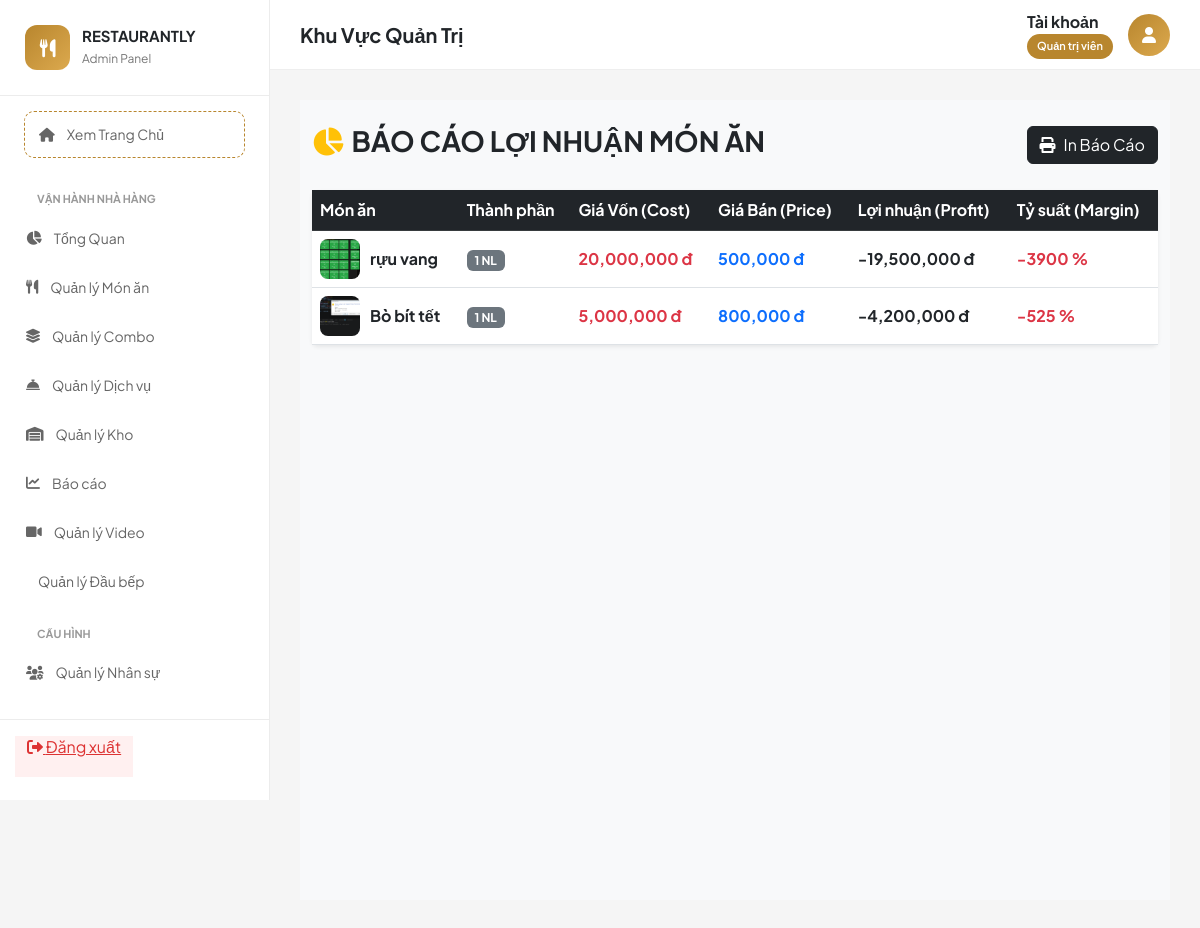
/admin/controllers/ReportCostController.php (signed in), run on an earlier commit of the app's database.
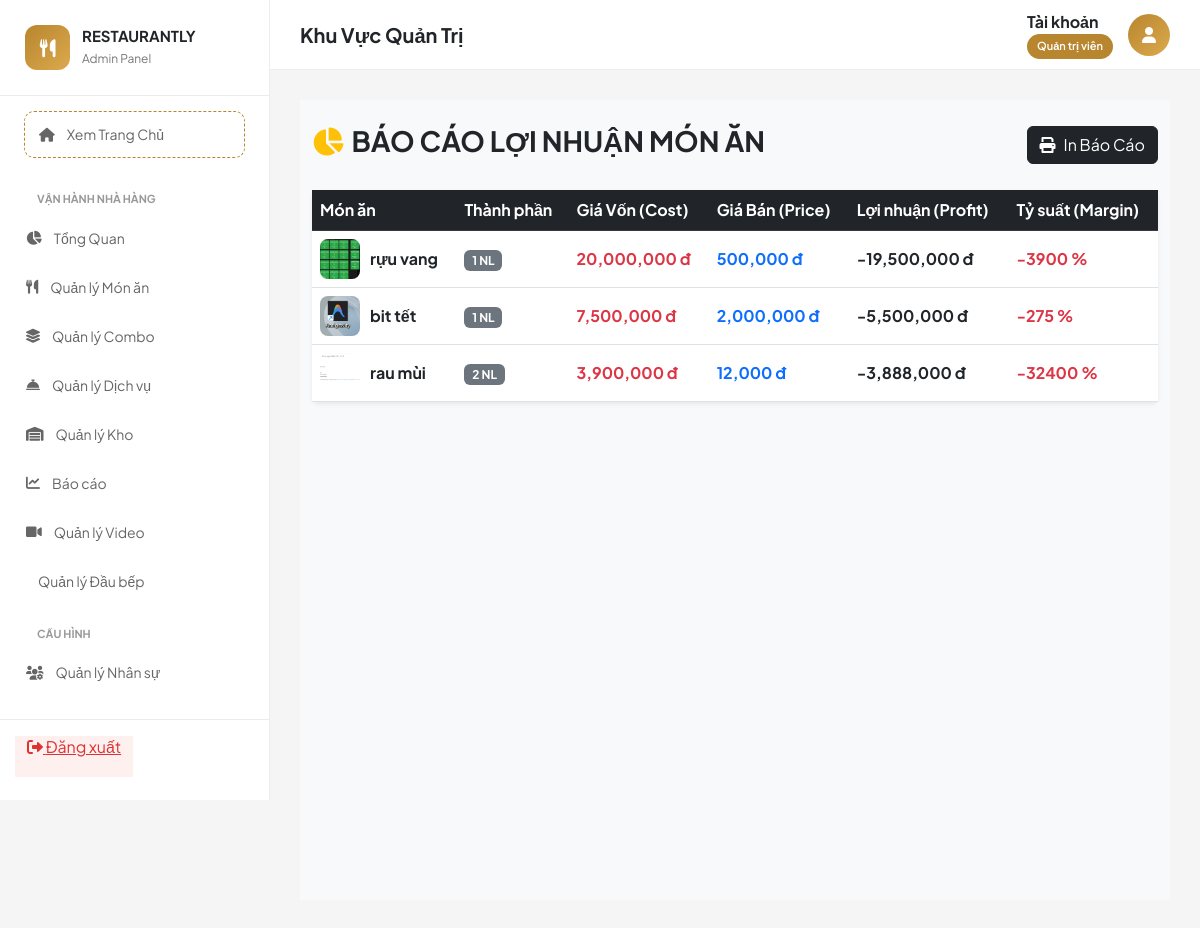
And on a later commit of the database.
### tables this page shows
CREATE TABLE `foods` (
  `id` int(11) NOT NULL,
  `category_id` int(11) DEFAULT NULL,
  `name` varchar(255) NOT NULL,
  `price` decimal(15,2) NOT NULL,
  `image` varchar(255) DEFAULT NULL,
  `description` text DEFAULT NULL,
  `status` tinyint(1) DEFAULT 1,
  `is_active` tinyint(1) NOT NULL DEFAULT 1
);

### admin/controllers/ReportCostController.php (called while the page is built, shortened)
<?php
$db = (new Database())->getConnection();
$sql = "
    SELECT
        f.id,
        f.name as food_name,
        f.price as selling_price,
        f.image,
        COALESCE(SUM(r.quantity_required * i.cost_price), 0) as real_cost,
        COUNT(r.ingredient_id) as ingredient_count
    FROM foods f
    LEFT JOIN food_recipes r ON f.id = r.food_id
    LEFT JOIN inventory i ON r.ingredient_id = i.id
    WHERE f.is_active = 1
    GROUP BY f.id
    ORDER BY (f.price - COALESCE(SUM(r.quantity_required * i.cost_price), 0)) ASC
";
$food_costs = $db->query($sql)->fetchAll(PDO::FETCH_ASSOC);
require_once __DIR__ . '/../views/reports/food_cost_view.php';
?>

### admin/views/reports/food_cost_view.php (the view)
<?php
include __DIR__ . '/../../../public/admin_layout_header.php';
?>
<div class="container-fluid py-4 bg-light min-vh-100">
    <div class="d-flex justify-content-between align-items-center mb-4">
        <h3 class="fw-bold text-uppercase"><i class="fas fa-chart-pie me-2 text-warning"></i>Báo Cáo Lợi Nhuận Món Ăn</h3>
        <button class="btn btn-dark" onclick="window.print()"><i class="fas fa-print me-2"></i>In Báo Cáo</button>
    </div>
    <div class="card shadow-sm border-0">
        <table class="table table-hover align-middle mb-0">
            <thead class="table-dark">
                <tr>
                    <th>Món ăn</th>
                    <th>Thành phần</th>
                    <th>Giá Vốn (Cost)</th>
                    <th>Giá Bán (Price)</th>
                    <th>Lợi nhuận (Profit)</th>
                    <th>Tỷ suất (Margin)</th>
                </tr>
            </thead>
            <tbody class="bg-white">
                <?php foreach ($food_costs as $fc):
                    $profit = $fc['selling_price'] - $fc['real_cost'];
                    $margin = $fc['selling_price'] > 0 ? ($profit / $fc['selling_price']) * 100 : 0;
                    $margin_class = 'text-success fw-bold';
                    $bg_class = '';
                    if ($margin < 30) { $margin_class = 'text-danger fw-bold'; $bg_class = 'bg-danger-subtle'; }
                    elseif ($margin < 50) { $margin_class = 'text-warning fw-bold'; }
                ?>
                <tr class="<?= $bg_class ?>">
                    <td>
                        <div class="d-flex align-items-center">
                            <img src="../../public/assets/img/menu/<?= htmlspecialchars($fc['image']) ?>"
                                 onerror="this.src='../../public/assets/img/menu/default.jpg'"
                                 style="width:40px;height:40px;object-fit:cover;border-radius:8px;margin-right:10px;">
                            <strong><?= htmlspecialchars($fc['food_name']) ?></strong>
                        </div>
                    </td>
                    <td><span class="badge bg-secondary"><?= $fc['ingredient_count'] ?> NL</span></td>
                    <td class="text-danger fw-bold"><?= number_format($fc['real_cost']) ?> đ</td>
                    <td class="text-primary fw-bold"><?= number_format($fc['selling_price']) ?> đ</td>
                    <td class="fw-bold"><?= number_format($profit) ?> đ</td>
                    <td class="<?= $margin_class ?>"><?= round($margin, 1) ?> %</td>
                </tr>
                <?php endforeach; ?>
            </tbody>
        </table>
    </div>
</div>

What changed in the data, as far as the page shows it:
removed foods: image (picture), name "Bò bít tết", ingredient_count "1", real_cost "5,000,000", price "800,000", profit "-4,200,000", margin "-525"
added foods: image (picture), name "bit tết", ingredient_count "1", real_cost "7,500,000", price "2,000,000", profit "-5,500,000", margin "-275"
added foods: image (picture), name "rau mùi", ingredient_count "2", real_cost "3,900,000", price "12,000", profit "-3,888,000", margin "-32400"
